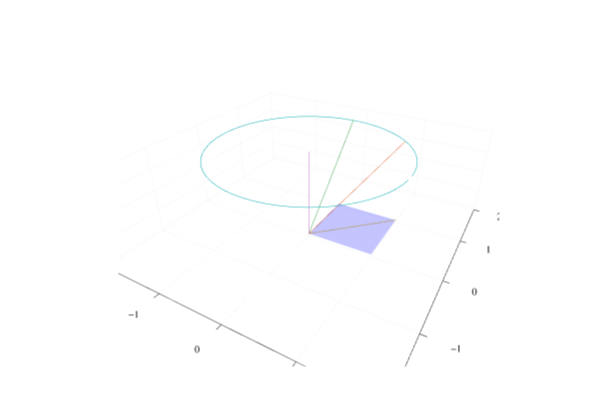

Notebook cell for this chart:
### Markdown cell above
## Applying Rotors

### Code cell
ϕ = π/4
I = cl.e1 ∧ cl.e2
R = cos(ϕ/2) - I*sin(ϕ/2)
p = cl.e1 + cl.e2 + cl.e3
pr = R * p / R
pup = (p ∧ I)/I
pb  = (p ⨼ I)/I

θ = 0:0.1:2π
r = norm([p.e1,p.e2])
circle = hcat([r.*cos.(θ),r .* sin.(θ),ones(length(θ))]...);

plotsubspace(I)
quiver!([0],[0],[0],quiver=([p.e1],[p.e2],[p.e3]))
quiver!([0],[0],[0],quiver=([pr.e1],[pr.e2],[pr.e3]))
quiver!([0],[0],[0],quiver=([pup.e1],[pup.e2],[pup.e3]))
quiver!([0],[0],[0],quiver=([pb.e1],[pb.e2],[pb.e3]))
path3d!(circle[:,1],circle[:,2],circle[:,3],aspect_ratio=1,xlims=(-2,2),ylims=(-2,2))

### Figure 1 — Plotly figure (JSON) as saved in the notebook; plotly's stock layout.template omitted (floating-point values rounded to 4 significant figures)
{"data": [{"cmax": 0, "cmin": 0, "colorbar": {"len": 0.9525, "title": {"text": ""}, "x": 0.8323, "y": 0.5139}, "colorscale": [[0, "rgba(0, 0, 255, 0.500)"], [1, "rgba(0, 0, 255, 0.500)"]], "name": "y1", "opacity": 0.5, "scene": "scene", "showlegend": false, "showscale": false, "type": "surface", "x": [0, 1], "xaxis": "x", "y": [0, 1], "yaxis": "y", "z": [[0, 0], [0, 0]], "zaxis": "z", "zmax": 0, "zmin": 0}, {"colorbar": {"len": 0.9525, "title": {"text": ""}, "x": 0.8323, "y": 0.5139}, "legendgroup": "", "line": {"color": "rgba(227, 111, 71, 1.000)", "dash": "solid", "shape": "linear", "width": 1}, "mode": "lines", "name": "", "scene": "scene", "showlegend": false, "type": "scatter3d", "x": [0, 1], "xaxis": "x", "y": [0, 1], "yaxis": "y", "z": [0, 1], "zaxis": "z", "zmax": 0, "zmin": 0}, {"colorbar": {"len": 0.9525, "title": {"text": ""}, "x": 0.8323, "y": 0.5139}, "legendgroup": "", "line": {"color": "rgba(62, 164, 78, 1.000)", "dash": "solid", "shape": "linear", "width": 1}, "mode": "lines", "name": "", "scene": "scene", "showlegend": false, "type": "scatter3d", "x": [0, -1.11e-16], "xaxis": "x", "y": [0, 1.414], "yaxis": "y", "z": [0, 1], "zaxis": "z", "zmax": 0, "zmin": 0}, {"colorbar": {"len": 0.9525, "title": {"text": ""}, "x": 0.8323, "y": 0.5139}, "legendgroup": "", "line": {"color": "rgba(195, 113, 210, 1.000)", "dash": "solid", "shape": "linear", "width": 1}, "mode": "lines", "name": "", "scene": "scene", "showlegend": false, "type": "scatter3d", "x": [0, 0], "xaxis": "x", "y": [0, 0], "yaxis": "y", "z": [0, 1], "zaxis": "z", "zmax": 0, "zmin": 0}, {"colorbar": {"len": 0.9525, "title": {"text": ""}, "x": 0.8323, "y": 0.5139}, "legendgroup": "", "line": {"color": "rgba(172, 142, 24, 1.000)", "dash": "solid", "shape": "linear", "width": 1}, "mode": "lines", "name": "", "scene": "scene", "showlegend": false, "type": "scatter3d", "x": [0, 1], "xaxis": "x", "y": [0, 1], "yaxis": "y", "z": [0, 0], "zaxis": "z", "zmax": 0, "zmin": 0}, {"colorbar": {"len": 0.9525, "title": {"text": ""}, "x": 0.8323, "y": 0.5139}, "legendgroup": "y6", "line": {"color": "rgba(0, 170, 174, 1.000)", "dash": "solid", "shape": "linear", "width": 1}, "mode": "lines", "name": "y6", "scene": "scene", "showlegend": true, "type": "scatter3d", "x": [1.414, 1.407, 1.386, 1.351, 1.303, 1.241, 1.167, 1.082, 0.9853, 0.8791, 0.7641, 0.6415, 0.5125, 0.3783, 0.2404, 0.1, -0.04129, -0.1822, -0.3213, -0.4572, -0.5885, -0.714, -0.8323, -0.9423, -1.043, -1.133, -1.212, -1.279, -1.333, -1.373, -1.4, -1.413, -1.412, -1.397, -1.367, -1.324, -1.268, -1.199, -1.119, -1.027, -0.9244, -0.8129, -0.6933, -0.5668, -0.4346, -0.2981, -0.1586, -0.01752, 0.1237, 0.2638, 0.4012, 0.5345, 0.6626, 0.784, 0.8976, 1.002, 1.097, 1.18, 1.252, 1.312, 1.358, 1.391, 1.409], "xaxis": "x", "y": [0, 0.1412, 0.281, 0.4179, 0.5507, 0.678, 0.7985, 0.9111, 1.014, 1.108, 1.19, 1.26, 1.318, 1.363, 1.394, 1.411, 1.414, 1.402, 1.377, 1.338, 1.286, 1.221, 1.143, 1.055, 0.9552, 0.8464, 0.729, 0.6044, 0.4737, 0.3383, 0.1996, 0.0588, -0.08255, -0.2231, -0.3614, -0.4961, -0.6258, -0.7493, -0.8653, -0.9726, -1.07, -1.157, -1.233, -1.296, -1.346, -1.382, -1.405, -1.414, -1.409, -1.389, -1.356, -1.309, -1.249, -1.177, -1.093, -0.9978, -0.8927, -0.7788, -0.657, -0.5287, -0.3952, -0.2576, -0.1175], "yaxis": "y", "z": [1, 1, 1, 1, 1, 1, 1, 1, 1, 1, 1, 1, 1, 1, 1, 1, 1, 1, 1, 1, 1, 1, 1, 1, 1, 1, 1, 1, 1, 1, 1, 1, 1, 1, 1, 1, 1, 1, 1, 1, 1, 1, 1, 1, 1, 1, 1, 1, 1, 1, 1, 1, 1, 1, 1, 1, 1, 1, 1, 1, 1, 1, 1], "zaxis": "z", "zmax": 0, "zmin": 0}], "layout": {"annotations": [], "height": 400, "margin": {"b": 20, "l": 0, "r": 0, "t": 20}, "paper_bgcolor": "rgba(255, 255, 255, 1.000)", "plot_bgcolor": "rgba(255, 255, 255, 1.000)", "scene": {"aspectmode": "auto", "aspectratio": {"x": 1.414, "y": 1.414, "z": 0.5001}, "camera": {"center": {"x": 0, "y": 0, "z": 0}, "eye": {"x": 0.8987, "y": -1.557, "z": 1.038}, "projection": {"type": "perspective"}, "up": {"x": 0, "y": 0, "z": 1}}, "domain": {"x": [0.1973, 0.8323], "y": [0.03762, 0.9902]}, "xaxis": {"gridcolor": "rgba(0, 0, 0, 0.1)", "gridwidth": 0.5, "linecolor": "rgba(0, 0, 0, 1)", "mirror": false, "range": [-2, 2], "showgrid": true, "showline": true, "showticklabels": true, "tickangle": 0, "tickcolor": "rgb(0, 0, 0)", "tickfont": {"color": "rgba(0, 0, 0, 1)", "family": "sans-serif", "size": 11}, "tickmode": "array", "ticks": "inside", "ticktext": ["−2", "−1", "0", "1", "2"], "tickvals": [-2, -1, 0, 1, 2], "title": {"font": {"color": "rgba(0, 0, 0, 1)", "family": "sans-serif", "size": 15}, "text": ""}, "type": "linear", "visible": true, "zeroline": false, "zerolinecolor": "rgba(0, 0, 0, 1)"}, "yaxis": {"gridcolor": "rgba(0, 0, 0, 0.1)", "gridwidth": 0.5, "linecolor": "rgba(0, 0, 0, 1)", "mirror": false, "range": [-2, 2], "showgrid": true, "showline": true, "showticklabels": true, "tickangle": 0, "tickcolor": "rgb(0, 0, 0)", "tickfont": {"color": "rgba(0, 0, 0, 1)", "family": "sans-serif", "size": 11}, "tickmode": "array", "ticks": "inside", "ticktext": ["−2", "−1", "0", "1", "2"], "tickvals": [-2, -1, 0, 1, 2], "title": {"font": {"color": "rgba(0, 0, 0, 1)", "family": "sans-serif", "size": 15}, "text": ""}, "type": "linear", "visible": true, "zeroline": false, "zerolinecolor": "rgba(0, 0, 0, 1)"}, "zaxis": {"gridcolor": "rgba(0, 0, 0, 0.1)", "gridwidth": 0.5, "linecolor": "rgba(0, 0, 0, 1)", "mirror": false, "range": [-0.03, 1.03], "showgrid": true, "showline": true, "showticklabels": true, "tickangle": 0, "tickcolor": "rgb(0, 0, 0)", "tickfont": {"color": "rgba(0, 0, 0, 1)", "family": "sans-serif", "size": 11}, "tickmode": "array", "ticks": "inside", "ticktext": ["0.00", "0.25", "0.50", "0.75", "1.00"], "tickvals": [0, 0.25, 0.5, 0.75, 1], "title": {"font": {"color": "rgba(0, 0, 0, 1)", "family": "sans-serif", "size": 15}, "text": ""}, "type": "linear", "visible": true, "zeroline": false, "zerolinecolor": "rgba(0, 0, 0, 1)"}}, "showlegend": false, "width": 600}}
